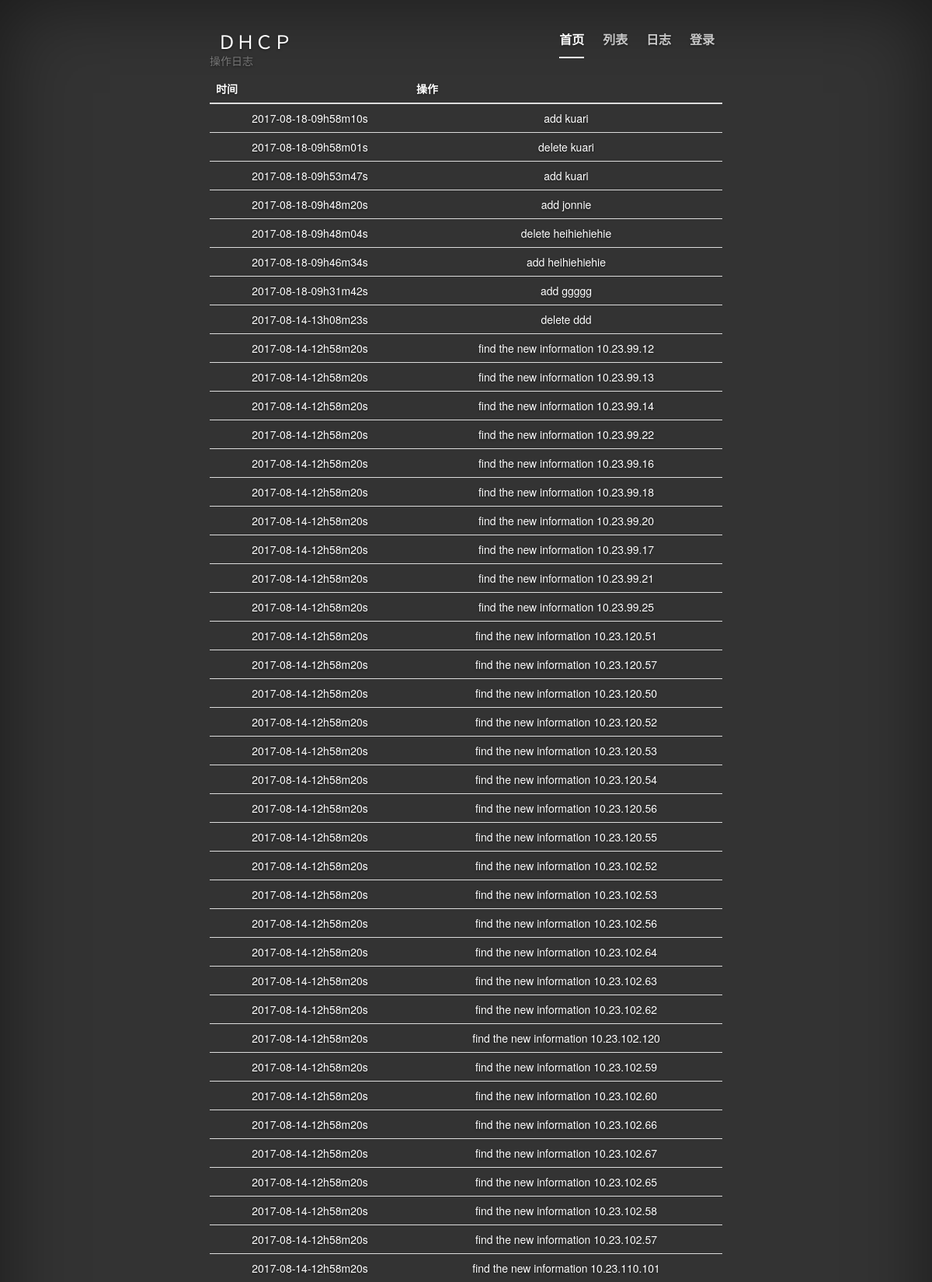
The app's page /log (upper part) with its own data.
### tables this page shows
CREATE TABLE logs(
id integer primary key autoincrement,
time    text,
option   text
);

### flaskr.py (the view)
@app.route('/log')
def log():
    cur = g.db.execute('select time,option from logs order by time desc limit 50')
    contents = [dict(time=row[0],option=row[1]) for row in cur.fetchall()]
    return render_template('log.html',contents=contents)

### flaskr.py (called while the page is built)
def connect_db():
    return sqlite3.connect(app.config['DATABASE'])

@app.before_request
def before_request():
    g.db = connect_db()

@app.teardown_request
def teardown_request(exception):
    g.db.close()

### templates/log.html (shortened to what this page needs)
{% extends 'base.html' %}
{% block body %}
<div class="table-responsive">
    <br>
    <br>
    <br>
  <table class="table">
    <caption>操作日志</caption>
    <thead>
      <tr>
        <th>时间</th>
        <th>操作</th>
      </tr>
    </thead>
    <tbody>
      <tr>
        {% for content in contents %}
        <td>{{ content.time }}</td>
        <td>{{ content.option }}</td></tr>
      {% endfor %}
    </tbody>
  </table>
</div>
{% endblock %}

### templates/base.html (shortened to what this page needs)
<!DOCTYPE html>
<html lang="en">
  <head>
    <link href="../static/bootstrap.min.css" rel="stylesheet">
    <link href="../static/ie10-viewport-bug-workaround.css" rel="stylesheet">
    <link href="../static/cover.css" rel="stylesheet">
  </head>
  <body>
    <div class="site-wrapper">
      <div class="site-wrapper-inner">
        <div class="cover-container">
          <div class="masthead clearfix">
            <div class="inner">
              <h3 class="masthead-brand">ＤＨＣＰ</h3>
              <nav>
                <ul class="nav masthead-nav">
                  <li class="active"><a href="http://127.0.0.1:5000">首页</a></li>
                  <li><a href="http://127.0.0.1:5000/list">列表</a></li>
                  <li><a href="http://127.0.0.1:5000/log">日志</a></li>
                  {% if not session.logged_in %}
                  <li><a href="{{ url_for('login') }}">登录</a></li>
                  {% else %}
                  <li><a href="{{ url_for('logout') }}">登出</a></li>
                  {% endif %}
                </ul>
              </nav>
            </div>
          </div>
          <div class="inner cover">
              {% block body %}
              {% endblock %}
              <br>
          </div>
        </div>
      </div>
    </div>
  </body>
</html>

### static/cover.css (style rules this page uses)
a, a:focus, a:hover { color: #fff; }
html, body { height: 100%; background-color: #333; }
body { color: #fff; text-align: center; text-shadow: 0 1px 3px rgba(0,0,0,.5); }
.site-wrapper { display: table; width: 100%; height: 100%; min-height: 100%; -webkit-box-shadow: inset 0 0 100px rgba(0,0,0,.5); box-shadow: inset 0 0 100px rgba(0,0,0,.5); }
.site-wrapper-inner { display: table-cell; vertical-align: top; }
.cover-container { margin-right: auto; margin-left: auto; }
.inner { padding: 30px; }
.masthead-brand { margin-top: 10px; margin-bottom: 10px; }
.masthead-nav > li { display: inline-block; }
.masthead-nav > li + li { margin-left: 20px; }
.masthead-nav > li > a { padding-right: 0; padding-left: 0; font-size: 16px; font-weight: bold; color: #fff; color: rgba(255,255,255,.75); border-bottom: 2px solid transparent; }
.masthead-nav > .active > a, .masthead-nav > .active > a:hover, .masthead-nav > .active > a:focus { color: #fff; border-bottom-color: #fff; }
@media (min-width: 768px) { .masthead-brand { float: left; } }
@media (min-width: 768px) { .masthead-nav { float: right; } }
.cover { padding: 0 20px; }
@media (min-width: 768px) { .masthead { position: fixed; top: 0; } }
@media (min-width: 768px) { .site-wrapper-inner { vertical-align: middle; } }
@media (min-width: 768px) { .masthead, .mastfoot, .cover-container { width: 100%; } }
@media (min-width: 992px) { .masthead, .mastfoot, .cover-container { width: 700px; } }

### records on screen
logs: time "2017-08-18-09h58m10s", option "add kuari"
logs: time "2017-08-18-09h58m01s", option "delete kuari"
logs: time "2017-08-18-09h53m47s", option "add kuari"
logs: time "2017-08-18-09h48m20s", option "add jonnie"
logs: time "2017-08-18-09h48m04s", option "delete heihiehiehie"
logs: time "2017-08-18-09h46m34s", option "add heihiehiehie"
logs: time "2017-08-18-09h31m42s", option "add ggggg"
logs: time "2017-08-14-13h08m23s", option "delete ddd"
logs: time "2017-08-14-12h58m20s", option "find the new information 10.23.99.12"
logs: time "2017-08-14-12h58m20s", option "find the new information 10.23.99.13"
logs: time "2017-08-14-12h58m20s", option "find the new information 10.23.99.14"
logs: time "2017-08-14-12h58m20s", option "find the new information 10.23.99.22"
logs: time "2017-08-14-12h58m20s", option "find the new information 10.23.99.16"
logs: time "2017-08-14-12h58m20s", option "find the new information 10.23.99.18"
logs: time "2017-08-14-12h58m20s", option "find the new information 10.23.99.20"
logs: time "2017-08-14-12h58m20s", option "find the new information 10.23.99.17"
logs: time "2017-08-14-12h58m20s", option "find the new information 10.23.99.21"
logs: time "2017-08-14-12h58m20s", option "find the new information 10.23.99.25"
logs: time "2017-08-14-12h58m20s", option "find the new information 10.23.120.51"
logs: time "2017-08-14-12h58m20s", option "find the new information 10.23.120.57"
logs: time "2017-08-14-12h58m20s", option "find the new information 10.23.120.50"
logs: time "2017-08-14-12h58m20s", option "find the new information 10.23.120.52"
logs: time "2017-08-14-12h58m20s", option "find the new information 10.23.120.53"
logs: time "2017-08-14-12h58m20s", option "find the new information 10.23.120.54"
logs: time "2017-08-14-12h58m20s", option "find the new information 10.23.120.56"
logs: time "2017-08-14-12h58m20s", option "find the new information 10.23.120.55"
logs: time "2017-08-14-12h58m20s", option "find the new information 10.23.102.52"
logs: time "2017-08-14-12h58m20s", option "find the new information 10.23.102.53"
logs: time "2017-08-14-12h58m20s", option "find the new information 10.23.102.56"
logs: time "2017-08-14-12h58m20s", option "find the new information 10.23.102.64"
logs: time "2017-08-14-12h58m20s", option "find the new information 10.23.102.63"
logs: time "2017-08-14-12h58m20s", option "find the new information 10.23.102.62"
logs: time "2017-08-14-12h58m20s", option "find the new information 10.23.102.120"
logs: time "2017-08-14-12h58m20s", option "find the new information 10.23.102.59"
logs: time "2017-08-14-12h58m20s", option "find the new information 10.23.102.60"
logs: time "2017-08-14-12h58m20s", option "find the new information 10.23.102.66"
logs: time "2017-08-14-12h58m20s", option "find the new information 10.23.102.67"
logs: time "2017-08-14-12h58m20s", option "find the new information 10.23.102.65"
logs: time "2017-08-14-12h58m20s", option "find the new information 10.23.102.58"
logs: time "2017-08-14-12h58m20s", option "find the new information 10.23.102.57"
logs: time "2017-08-14-12h58m20s", option "find the new information 10.23.110.101"
